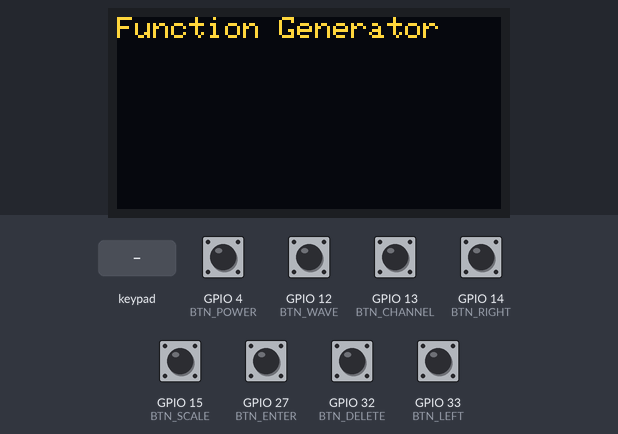
Simulated run of this sketch. Board: ESP32. On the bench: 128×64 one-colour display. The inputs (shaded band) are chosen by the test bench; at power-on: GPIO 4 (BTN_POWER), GPIO 12 (BTN_WAVE), GPIO 13 (BTN_CHANNEL), GPIO 14 (BTN_RIGHT), GPIO 15 (BTN_SCALE), GPIO 27 (BTN_ENTER), GPIO 32 (BTN_DELETE), GPIO 33 (BTN_LEFT) HIGH. The OLED is the two-colour kind (top 16 rows yellow).

Above: at 1.2 s.
1.3 s: keypad keys 1 6 1 7 1 8 1 9 # pressed 0.4 s apart
At 5.8 s:
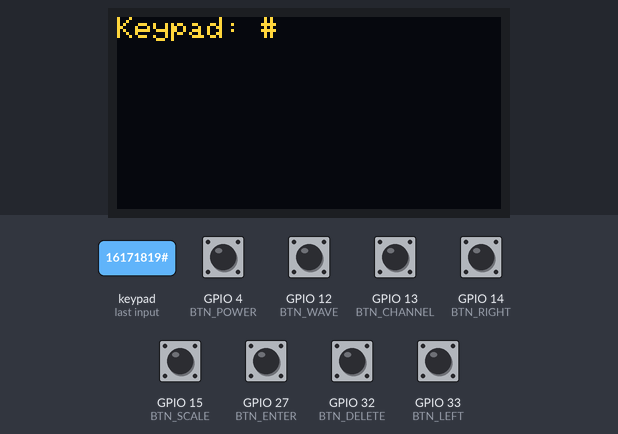
6.4 s: GPIO 4 (BTN_POWER) pulled LOW for 0.15 s
At 7.6 s:
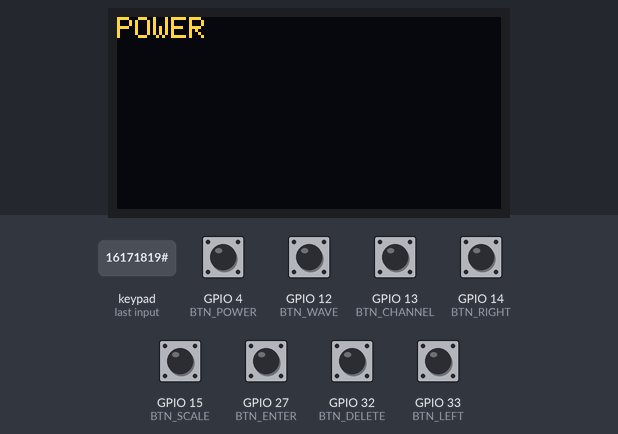
8.0 s: GPIO 12 (BTN_WAVE) pulled LOW for 0.15 s
At 9.3 s:
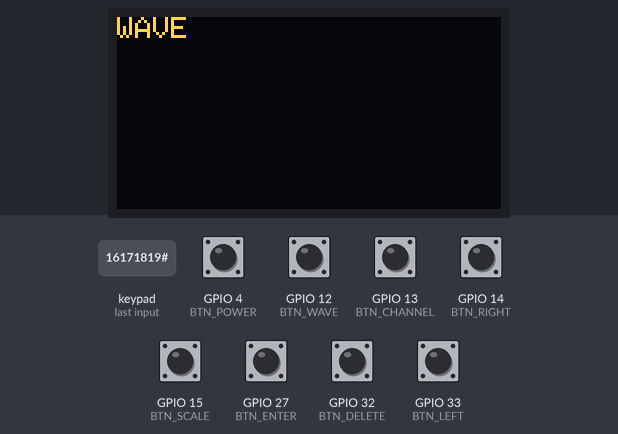
9.6 s: GPIO 13 (BTN_CHANNEL) pulled LOW for 0.15 s
At 10.7 s:
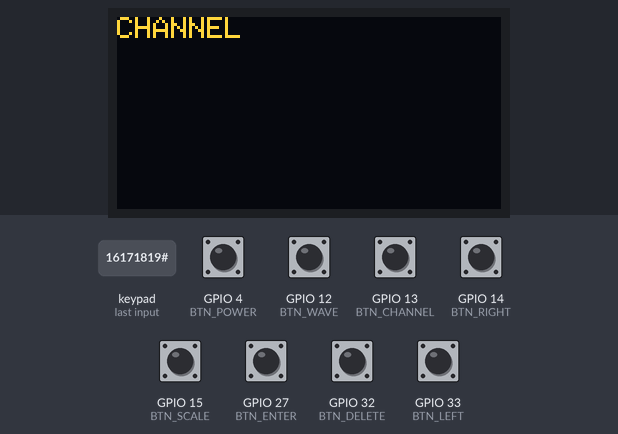
11.2 s: GPIO 14 (BTN_RIGHT) pulled LOW for 0.15 s
At 12.5 s:
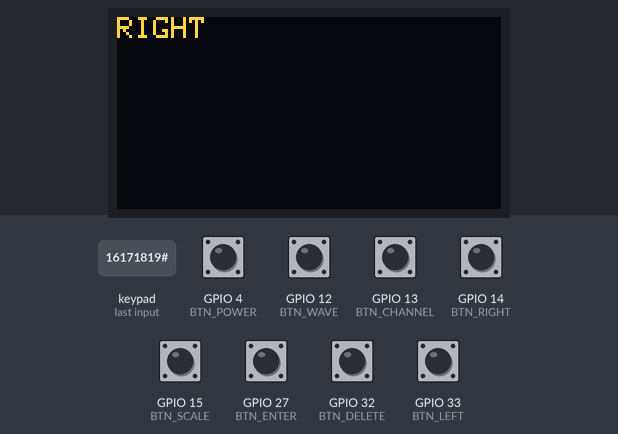
12.8 s: GPIO 15 (BTN_SCALE) pulled LOW for 0.15 s
At 13.5 s:
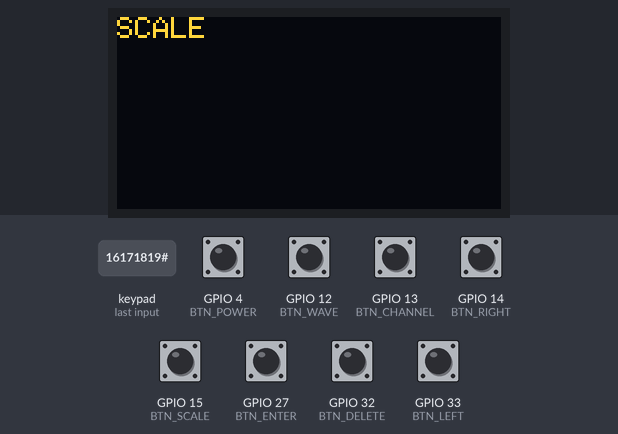
Timing chart, 0 to 15.4 s (numbered marks = the images above; inputs shaded):
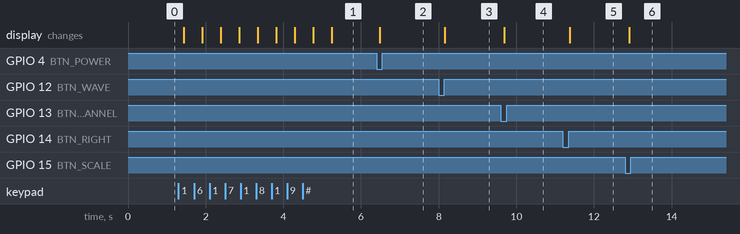

Measured:
- after the input at 1.3 s, the display: first changes after 0.14 s (image 1 shows a later state)
- after the input at 6.4 s, the display: changes after 0.08 s (image 2)
- after the input at 8.0 s, the display: changes after 0.16 s (image 3)
- after the input at 9.6 s, the display: changes after 0.09 s (image 4)
- after the input at 11.2 s, the display: changes after 0.17 s (image 5)
- after the input at 12.8 s, the display: changes after 0.10 s (image 6)

The sketch:

keypad_oled_buttons_test.ino
```cpp
#include <Wire.h>
#include <Adafruit_GFX.h>
#include <Adafruit_SSD1306.h>
#include <Keypad.h>

#define SCREEN_WIDTH 128
#define SCREEN_HEIGHT 64

Adafruit_SSD1306 display(SCREEN_WIDTH, SCREEN_HEIGHT, &Wire, -1);

const byte ROWS = 4;
const byte COLS = 3;

char keys[ROWS][COLS] = {
  {'1','2','3'},
  {'4','5','6'},
  {'7','8','9'},
  {'*','0','#'}
};

byte rowPins[ROWS] = {16, 17, 18, 19};
byte colPins[COLS] = {23, 25, 26};

Keypad keypad = Keypad(makeKeymap(keys), rowPins, colPins, ROWS, COLS);

#define BTN_ENTER   27
#define BTN_DELETE  32
#define BTN_LEFT    33
#define BTN_RIGHT   14
#define BTN_WAVE    12
#define BTN_CHANNEL 13
#define BTN_SCALE   15
#define BTN_POWER   4

void setup() {
  Serial.begin(115200);

  pinMode(BTN_ENTER, INPUT_PULLUP);
  pinMode(BTN_DELETE, INPUT_PULLUP);
  pinMode(BTN_LEFT, INPUT_PULLUP);
  pinMode(BTN_RIGHT, INPUT_PULLUP);
  pinMode(BTN_WAVE, INPUT_PULLUP);
  pinMode(BTN_CHANNEL, INPUT_PULLUP);
  pinMode(BTN_SCALE, INPUT_PULLUP);
  pinMode(BTN_POWER, INPUT_PULLUP);

  if (!display.begin(SSD1306_SWITCHCAPVCC, 0x3C)) {
    Serial.println("OLED failed");
    while (1);
  }

  display.clearDisplay();
  display.setTextSize(1);
  display.setTextColor(WHITE);
  display.setCursor(0, 0);
  display.println("Function Generator");
  display.display();
}

void loop() {
  char key = keypad.getKey();

  if (key) {
    display.clearDisplay();
    display.setCursor(0,0);
    display.print("Keypad: ");
    display.println(key);
    display.display();
  }

  if (!digitalRead(BTN_ENTER)) showMsg("ENTER");
  if (!digitalRead(BTN_DELETE)) showMsg("DELETE");
  if (!digitalRead(BTN_LEFT)) showMsg("LEFT");
  if (!digitalRead(BTN_RIGHT)) showMsg("RIGHT");
  if (!digitalRead(BTN_WAVE)) showMsg("WAVE");
  if (!digitalRead(BTN_CHANNEL)) showMsg("CHANNEL");
  if (!digitalRead(BTN_SCALE)) showMsg("SCALE");
  if (!digitalRead(BTN_POWER)) showMsg("POWER");

  delay(150); // simple debounce for testing
}

void showMsg(const char* msg) {
  display.clearDisplay();
  display.setCursor(0,0);
  display.println(msg);
  display.display();
}
```
